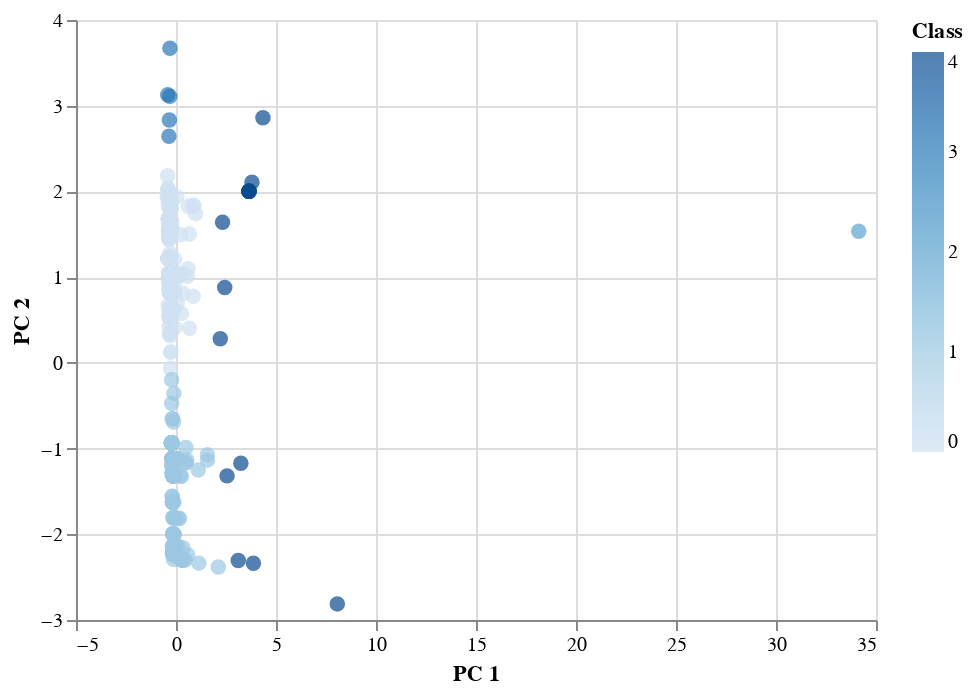

Notebook source saved alongside this figure:
### Markdown cell above
### Visualizing Results

#### 3D-Scatter with Clusters

### Code cell
# Create a 2D-Scatter with x="PC 1" and y="PC 2"
alt.Chart(clustered_df).mark_circle(size=60).encode(
    x='PC 1',
    y='PC 2',
    color='Class',
    tooltip=['CoinName', 'Algorithm', 'TotalCoinsMined', 'TotalCoinSupply']
).interactive()

### Figure 1 — Vega-Lite specification as saved in the notebook (floating-point values rounded to 4 significant figures; data arrays with more than 128 entries replaced by an {"elided": "..."} marker saying what was removed)
{"config": {"view": {"continuousWidth": 400, "continuousHeight": 300}}, "data": {"name": "data-a7edd4e419d2ab5b87eeb42657262125"}, "mark": {"type": "circle", "size": 60}, "encoding": {"color": {"type": "quantitative", "field": "Class"}, "tooltip": [{"type": "nominal", "field": "CoinName"}, {"type": "nominal", "field": "Algorithm"}, {"type": "quantitative", "field": "TotalCoinsMined"}, {"type": "nominal", "field": "TotalCoinSupply"}], "x": {"type": "quantitative", "field": "PC 1"}, "y": {"type": "quantitative", "field": "PC 2"}}, "selection": {"selector001": {"type": "interval", "bind": "scales", "encodings": ["x", "y"]}}, "$schema": "https://vega.github.io/schema/vega-lite/v4.8.1.json", "datasets": {"data-a7edd4e419d2ab5b87eeb42657262125": {"elided": "532 records"}}}
